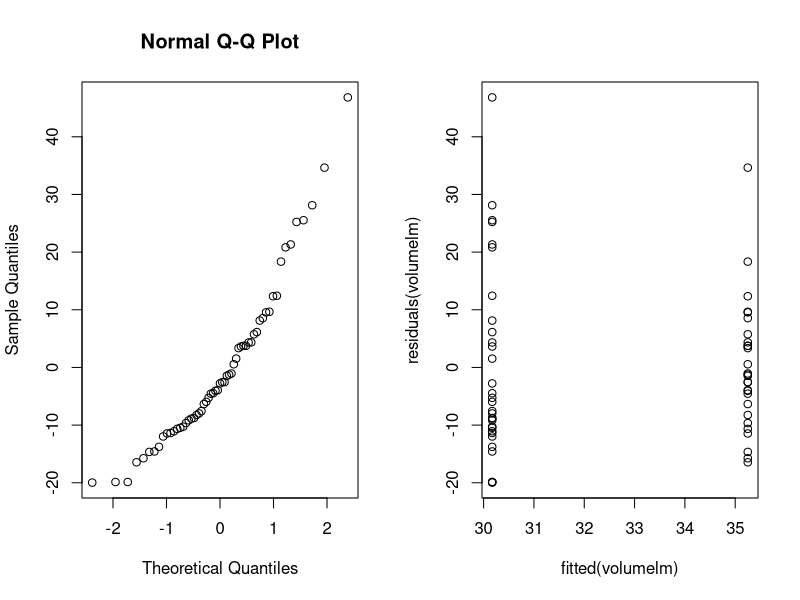
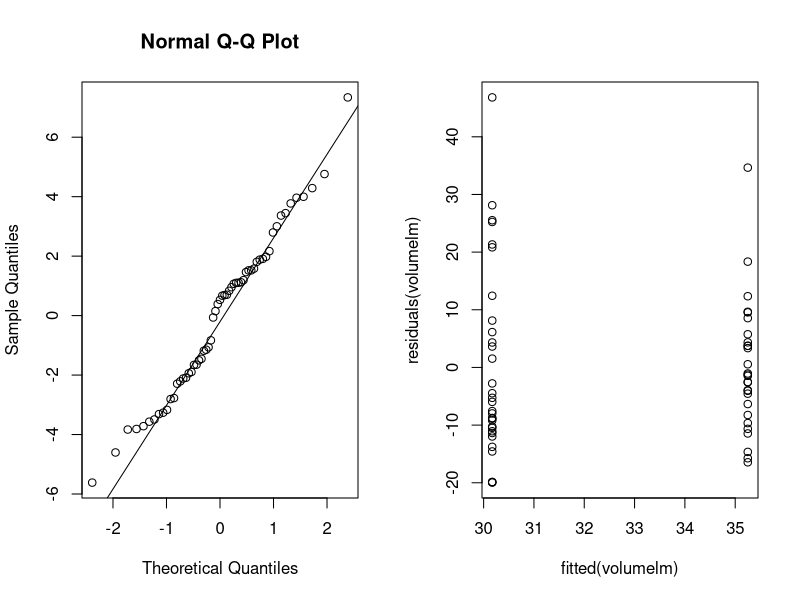
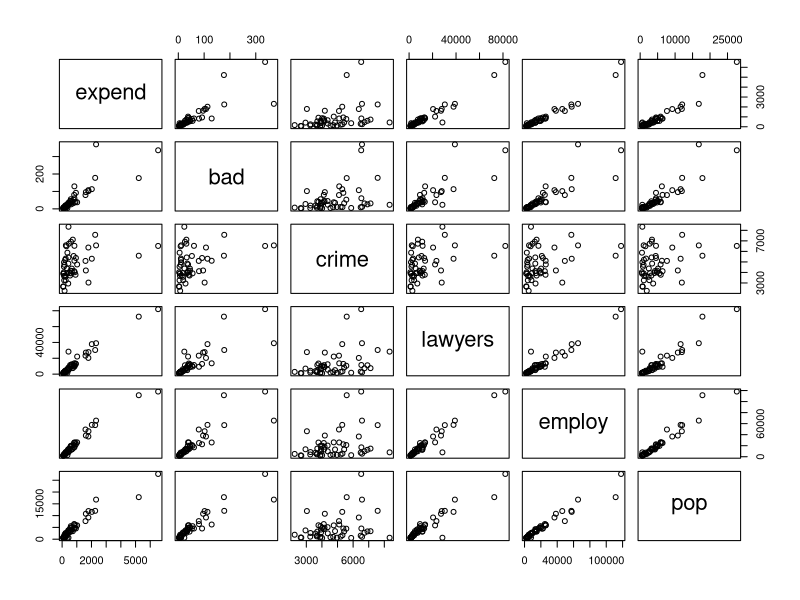
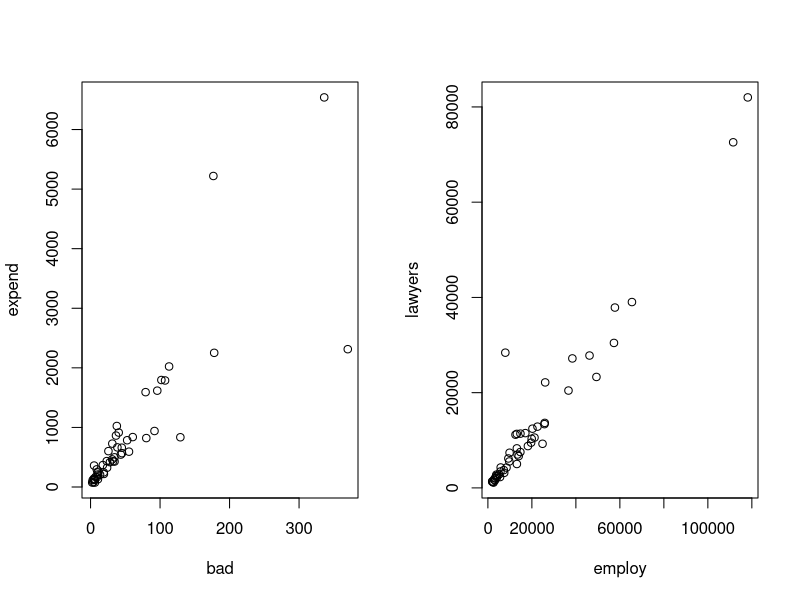
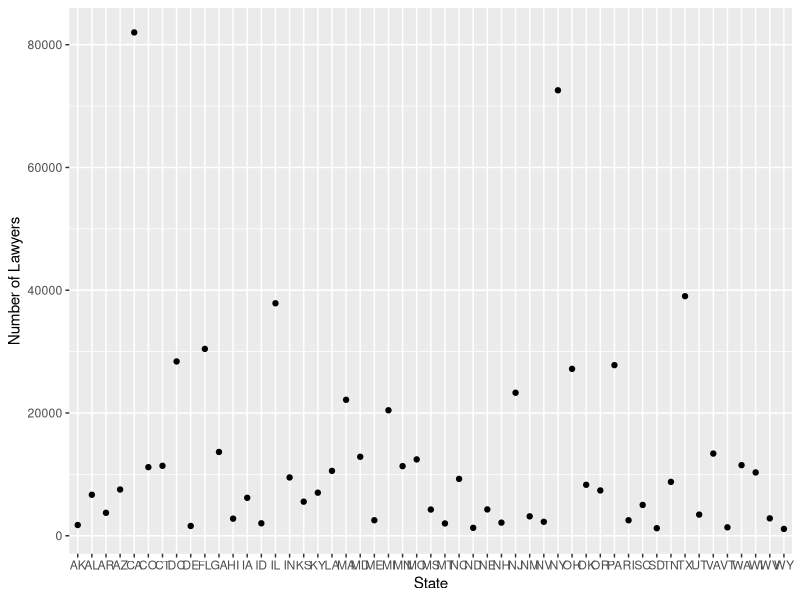
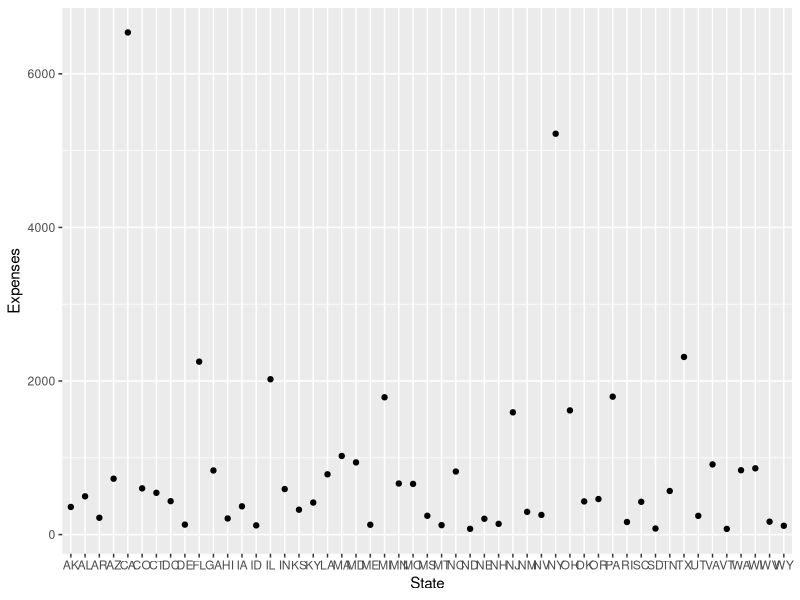
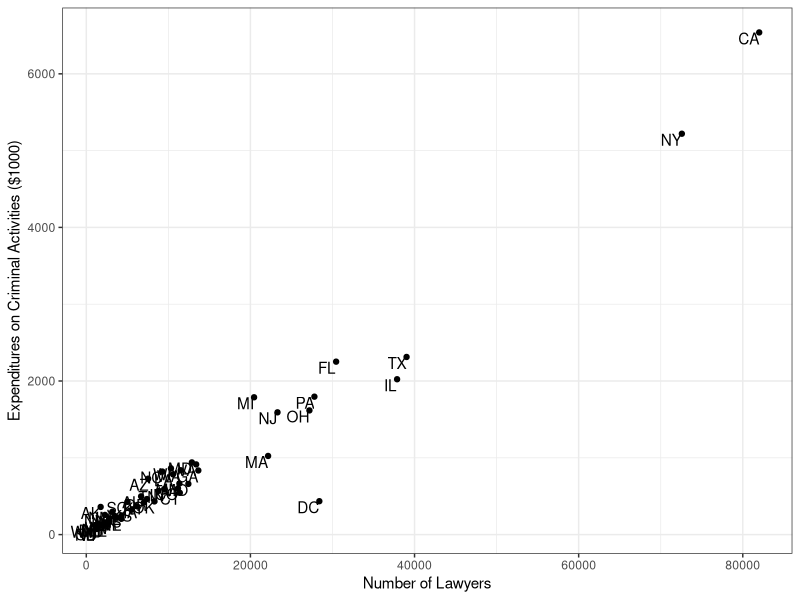
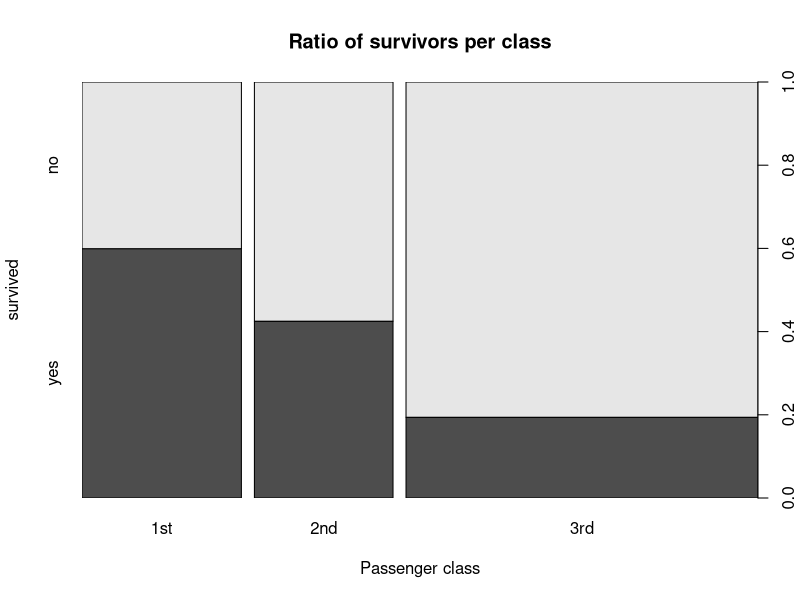

Reproduce these figures in R, in order. (Note: this script raises an error after producing the figures.)
## ---- chunk 1
treeVolume = read.table("treeVolume.txt", header = T)
head(treeVolume)
## ---- chunk 2
volumelm = lm(volume ~ factor(type), data = treeVolume)
anova(volumelm)
## ---- chunk 3
par(mfrow=c(1,2))
qqnorm(residuals(volumelm))
plot(fitted(volumelm), residuals(volumelm))
par(mfrow=c(1,1))
## ---- chunk 4
t.test(volume ~ factor(type), data=treeVolume)
## ---- chunk 5
volumelm1 = lm(volume ~ height + factor(type) * diameter, data = treeVolume)
anova(volumelm1)
## ---- chunk 6
volumelm2 = lm(volume ~ diameter + factor(type) * height, data = treeVolume)
anova(volumelm2)
## ---- chunk 7
volumeFulllm = lm(volume ~ diameter + height + factor(type), data = treeVolume)
anova(volumeFulllm)
## ---- chunk 8
volumeFulllm = lm(volume ~ diameter + height, data = treeVolume)
anova(volumeFulllm)
## ---- chunk 9
volumeFulllm = lm(volume ~ diameter * height, data = treeVolume)
anova(volumeFulllm)
## ---- chunk 10
par(mfrow=c(1,2))
qqnorm(residuals(volumeFulllm))
qqline(residuals(volumeFulllm))
plot(fitted(volumelm), residuals(volumelm))
par(mfrow=c(1,1))

## ---- chunk 11
d = mean(treeVolume$diameter)
h = mean(treeVolume$height)
avgTree = data.frame(diameter=d, height=h, type="oak")

unname(predict(volumeFulllm, avgTree))

## ---- chunk 12
perfectVolume = pi * (treeVolume$diameter / 2)**2 * treeVolume$height
volumePerfectlm = lm(treeVolume$volume ~ perfectVolume)
anova(volumePerfectlm)
## ---- chunk 13
summary(volumeFulllm)
summary(volumePerfectlm)
## ---- chunk 14
expensescrime = read.table("expensescrime.txt", header = T)
pairs(expensescrime[,-1])
## ---- chunk 15
par(mfrow=c(1,2))
plot(expend ~ bad, data=expensescrime)
plot(lawyers ~ employ, data=expensescrime)
par(mfrow=c(1,1))
## ---- chunk 16
library(ggplot2)

# number of lawyers per state
ggplot(expensescrime, aes(x = state, y = lawyers)) +
  geom_point() +
  labs(x = "State", y = "Number of Lawyers") 

#expenses per state
ggplot(expensescrime, aes(x = state, y = expend)) +
  geom_point() +
  labs(x = "State", y = "Expenses") 

#check what states are outliers in terms of expenses and lawyers 
ggplot(expensescrime, aes(x = lawyers, y = expend, label = state)) +
  geom_point() +
  geom_text(vjust = 1, hjust = 1) +
  labs(x = "Number of Lawyers", y = "Expenditures on Criminal Activities ($1000)") +
  theme_bw()

## ---- chunk 17
summary(lm(expend ~ bad, data=expensescrime))$r.squared
summary(lm(expend ~ crime, data=expensescrime))$r.squared
summary(lm(expend ~ lawyers, data=expensescrime))$r.squared
summary(lm(expend ~ employ, data=expensescrime))$r.squared
summary(lm(expend ~ pop, data=expensescrime))$r.squared


## ---- chunk 18
summary(lm(expend ~ employ + bad, data=expensescrime))$r.squared
summary(lm(expend ~ employ + crime, data=expensescrime))$r.squared
summary(lm(expend ~ employ + lawyers, data=expensescrime))$r.squared
summary(lm(expend ~ employ + pop, data=expensescrime))$r.squared
## ---- chunk 19
summary(lm(expend ~ employ + lawyers + bad, data=expensescrime))$r.squared
summary(lm(expend ~ employ + lawyers + crime, data=expensescrime))$r.squared
summary(lm(expend ~ employ + lawyers + pop, data=expensescrime))$r.squared
## ---- chunk 20
model = lm(expend ~ employ + lawyers, data=expensescrime)
## ---- chunk 21
newData = data.frame(bad=50, crime=5000, lawyers=5000, employ=5000, pop=5000)
predict(model, newData, interval = 'prediction')
## ---- chunk 22
titanic = read.table("titanic.txt", header = T)
## ---- chunk 23
survived = factor(titanic$Survived, c('0', '1'), c('no', 'yes'))
plot(survived ~ factor(titanic$PClass), main='Ratio of survivors per class', xlab='Passenger class', ylab='survived')
## ---- chunk 24
plot(survived, factor(titanic$PClass), main='Ration of survivors per class', ylab='Passenger class', xlab='survived')
## ---- chunk 25
plot(factor(titanic$Sex), survived, main='Ratio of survivors per sex', xlab='sex', ylab='survived')
## ---- chunk 26
par(mfrow=c(1,2))
hist(titanic$Age, breaks = seq(0, 80, 5), main='Age of all', xlab='Age')
plot(survived ~ titanic$Age, main='Ratio of survival per Age', xlab='age', ylab='survived')
par(mfrow=c(1,1))
## ---- chunk 27
titanic = read.table("titanic.txt", header = T)
titanic$Sex <- factor(titanic$Sex, levels=c("male", "female"), labels=c(1, 0))
titanic$PClass <- factor(titanic$PClass,levels=c("1st", "2nd", "3rd"), labels=c(1, 2, 3))
titanic$Survived <- factor(titanic$Survived)
titanic


model <- glm(Survived ~ PClass + Age + Sex, data=titanic, family=binomial(link="logit"))
summary(model)
## ---- chunk 28
odds_ratio <- exp(coef(model))
odds_ratio <- data.frame(feature=names(odds_ratio), odds_ratio=odds_ratio)
odds_ratio
## ---- chunk 29
model <- glm(Survived ~ PClass + Age + Sex + Age:PClass + Age:Sex, data=titanic, family=binomial(link="logit"))
summary(model)
## ---- chunk 30
newdata <- expand.grid(PClass=levels(titanic$PClass), Sex=levels(titanic$Sex))
newdata$Age <- rep(55, nrow(newdata))

# use the predict() function to get the predicted probabilities for each combination of PClass, Sex, and Age
newdata$SurvivalProb <- predict(model, newdata, type="response")

newdata
## ---- chunk 31
# split the dataset into training and testing sets
library(caTools)
set.seed(42)
split <- sample.split(titanic$Survived, SplitRatio=0.8)
train <- subset(titanic, split==TRUE)
test <- subset(titanic, split==FALSE)
## ---- chunk 32
data <- coups

# fit the Poisson regression model
model <- glm(miltcoup ~ oligarchy + pollib + parties + pctvote + popn + size + numelec + numregim, data = data, family = "poisson")

# summarize the model
summary(model)

## ---- chunk 33
# fit the Poisson regression model
model <- glm(miltcoup ~ oligarchy + pollib + parties + pctvote + popn + size  + numregim, data = data, family = "poisson")

# summarize the model
summary(model)
## ---- chunk 34
# fit the Poisson regression model
model <- glm(miltcoup ~ oligarchy + pollib + parties + pctvote + popn + size, data = data, family = "poisson")

# summarize the model
summary(model)
## ---- chunk 35
# fit the Poisson regression model
model <- glm(miltcoup ~ oligarchy + pollib + parties + pctvote + popn, data = data, family = "poisson")

# summarize the model
summary(model)
## ---- chunk 36
# fit the Poisson regression model
model <- glm(miltcoup ~ oligarchy + pollib + parties + pctvote, data = data, family = "poisson")

# summarize the model
summary(model)
## ---- chunk 37
# fit the Poisson regression model
model <- glm(miltcoup ~ oligarchy + pollib + parties, data = data, family = "poisson")

# summarize the model
summary(model)
## ---- chunk 38
# set overall averages of all the other numerical characteristics
newdata <- data.frame(
  oligarchy = mean(data$oligarchy),
  pollib = mean(data$pollib),
  parties = mean(data$parties),
  pctvote = mean(data$pctvote),
  popn = mean(data$popn),
  size = mean(data$size),
  numelec = mean(data$numelec),
  numregim = mean(data$numregim)
)

round(newdata, digits = 0)
newdata

newdata$pollib <- 0
predict(model, newdata, type = "response")

newdata$pollib <- 1
predict(model, newdata, type = "response")

newdata$pollib <- 2
predict(model, newdata, type = "response")
